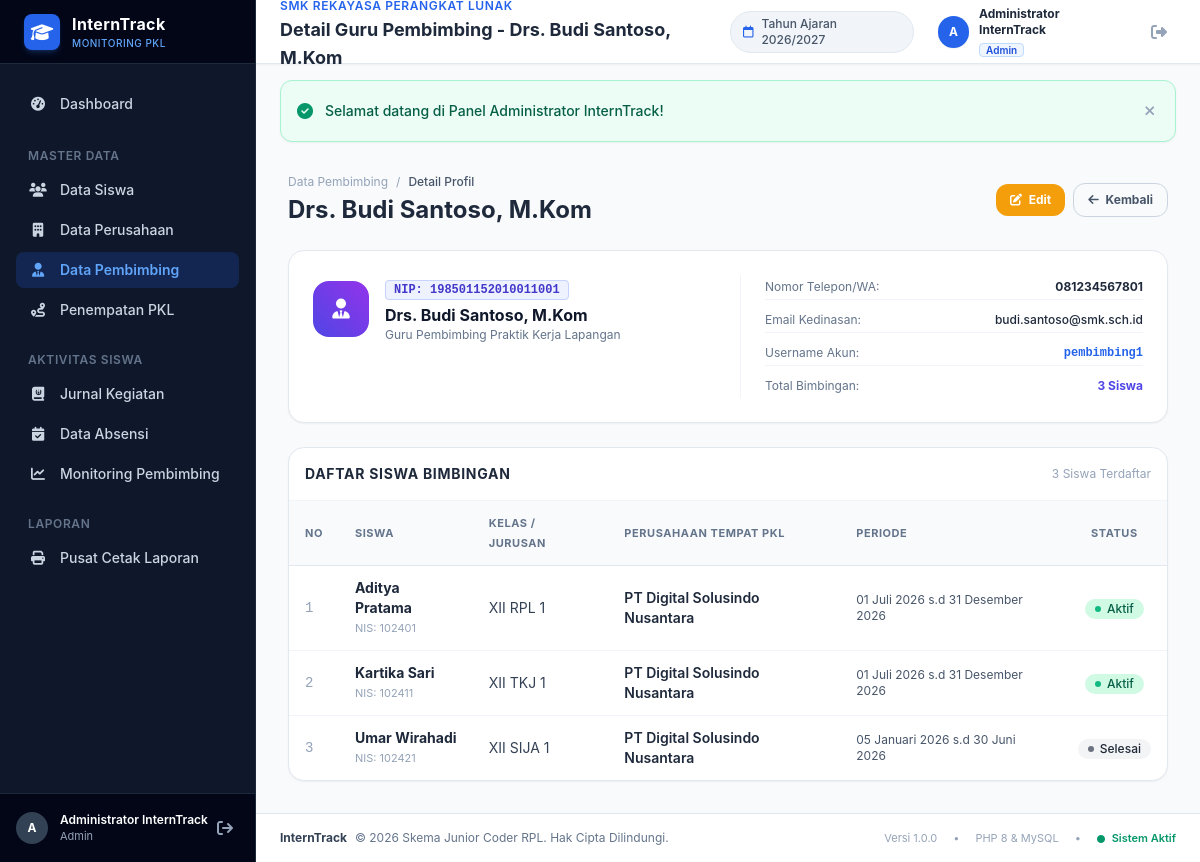
The app's page /admin/pembimbing/detail.php?id=1 (signed in) with its own data.
### tables this page shows
CREATE TABLE `pembimbing` (
  `id` int(11) NOT NULL AUTO_INCREMENT,
  `user_id` int(11) DEFAULT NULL,
  `nip` varchar(30) NOT NULL,
  `nama` varchar(100) NOT NULL,
  `no_hp` varchar(25) NOT NULL,
  `email` varchar(100) DEFAULT NULL,
  `created_at` timestamp NOT NULL DEFAULT current_timestamp(),
  PRIMARY KEY (`id`),
  UNIQUE KEY `nip` (`nip`),
  KEY `fk_pembimbing_user` (`user_id`),
  CONSTRAINT `fk_pembimbing_user` FOREIGN KEY (`user_id`) REFERENCES `users` (`id`) ON DELETE SET NULL
);

CREATE TABLE `users` (
  `id` int(11) NOT NULL AUTO_INCREMENT,
  `username` varchar(50) NOT NULL,
  `password` varchar(255) NOT NULL,
  `nama_lengkap` varchar(100) NOT NULL,
  `role` enum('admin','pembimbing','siswa') NOT NULL,
  `created_at` timestamp NOT NULL DEFAULT current_timestamp(),
  PRIMARY KEY (`id`),
  UNIQUE KEY `username` (`username`)
);

CREATE TABLE `penempatan` (
  `id` int(11) NOT NULL AUTO_INCREMENT,
  `siswa_id` int(11) NOT NULL,
  `perusahaan_id` int(11) NOT NULL,
  `pembimbing_id` int(11) NOT NULL,
  `tanggal_mulai` date NOT NULL,
  `tanggal_selesai` date NOT NULL,
  `status` enum('Belum Mulai','Aktif','Selesai') NOT NULL DEFAULT 'Aktif',
  `created_at` timestamp NOT NULL DEFAULT current_timestamp(),
  PRIMARY KEY (`id`),
  KEY `fk_penempatan_siswa` (`siswa_id`),
  KEY `fk_penempatan_perusahaan` (`perusahaan_id`),
  KEY `fk_penempatan_pembimbing` (`pembimbing_id`),
  CONSTRAINT `fk_penempatan_pembimbing` FOREIGN KEY (`pembimbing_id`) REFERENCES `pembimbing` (`id`) ON DELETE CASCADE,
  CONSTRAINT `fk_penempatan_perusahaan` FOREIGN KEY (`perusahaan_id`) REFERENCES `perusahaan` (`id`) ON DELETE CASCADE,
  CONSTRAINT `fk_penempatan_siswa` FOREIGN KEY (`siswa_id`) REFERENCES `siswa` (`id`) ON DELETE CASCADE
);

CREATE TABLE `siswa` (
  `id` int(11) NOT NULL AUTO_INCREMENT,
  `user_id` int(11) DEFAULT NULL,
  `nis` varchar(20) NOT NULL,
  `nama` varchar(100) NOT NULL,
  `kelas` varchar(30) NOT NULL,
  `jurusan` varchar(60) NOT NULL,
  `no_hp` varchar(25) NOT NULL,
  `alamat` text DEFAULT NULL,
  `created_at` timestamp NOT NULL DEFAULT current_timestamp(),
  PRIMARY KEY (`id`),
  UNIQUE KEY `nis` (`nis`),
  KEY `fk_siswa_user` (`user_id`),
  CONSTRAINT `fk_siswa_user` FOREIGN KEY (`user_id`) REFERENCES `users` (`id`) ON DELETE SET NULL
);

CREATE TABLE `perusahaan` (
  `id` int(11) NOT NULL AUTO_INCREMENT,
  `nama_perusahaan` varchar(120) NOT NULL,
  `bidang_usaha` varchar(100) NOT NULL,
  `alamat` text NOT NULL,
  `kontak` varchar(50) NOT NULL,
  `email` varchar(100) DEFAULT NULL,
  `penanggung_jawab` varchar(100) DEFAULT NULL,
  `created_at` timestamp NOT NULL DEFAULT current_timestamp(),
  PRIMARY KEY (`id`)
);

### admin/pembimbing/detail.php (the view, shortened to what the rows shown need)
<?php
require_once __DIR__ . '/../../config/database.php';
require_once __DIR__ . '/../../config/helper.php';
$id = (int)($_GET['id'] ?? 0);
$stmt = $pdo->prepare("SELECT pem.*, u.username FROM pembimbing pem LEFT JOIN users u ON u.id = pem.user_id WHERE pem.id = ?");
$stmt->execute([$id]);
$pembimbing = $stmt->fetch();
$page_title = 'Detail Guru Pembimbing - ' . $pembimbing['nama'];
$stmtSiswa = $pdo->prepare("
    SELECT pen.*, s.nama as nama_siswa, s.nis, s.kelas, s.jurusan, p.nama_perusahaan
    FROM penempatan pen
    JOIN siswa s ON s.id = pen.siswa_id
    JOIN perusahaan p ON p.id = pen.perusahaan_id
    WHERE pen.pembimbing_id = ?
    ORDER BY pen.status ASC, s.nama ASC
");
$stmtSiswa->execute([$id]);
$bimbingan_list = $stmtSiswa->fetchAll();
require_once __DIR__ . '/../../includes/header.php';
?>
<div class="flex h-screen overflow-hidden">
    <?php require_once __DIR__ . '/../../includes/sidebar.php'; ?>
    <div class="flex-1 flex flex-col overflow-y-auto">
        <?php require_once __DIR__ . '/../../includes/navbar.php'; ?>
        <main class="p-4 sm:p-6 lg:p-8 space-y-6">
            <div class="flex items-center justify-between">
                <div>
                    <div class="flex items-center gap-2 text-xs text-slate-400 mb-1">
                        <a href="<?= base_url('admin/pembimbing/index.php') ?>" class="hover:text-blue-600">Data Pembimbing</a>
                        <span>/</span>
                        <span class="text-slate-600 font-medium">Detail Profil</span>
                    </div>
                    <h2 class="text-xl sm:text-2xl font-bold text-slate-800"><?= htmlspecialchars($pembimbing['nama']) ?></h2>
                </div>
            </div>
            <div class="bg-white rounded-2xl border border-slate-200 shadow-sm p-6 grid grid-cols-1 md:grid-cols-2 gap-6">
                <div class="space-y-3">
                    <div class="flex items-center gap-4">
                        <div>
                            <span class="text-xs font-mono font-bold text-indigo-700 bg-indigo-50 px-2 py-0.5 rounded border border-indigo-200">NIP: <?= htmlspecialchars($pembimbing['nip']) ?></span>
                            <h3 class="text-base font-bold text-slate-900 mt-1"><?= htmlspecialchars($pembimbing['nama']) ?></h3>
                            <p class="text-xs text-slate-500">Guru Pembimbing Praktik Kerja Lapangan</p>
                        </div>
                    </div>
                </div>
                <div class="space-y-2 text-xs border-t md:border-t-0 md:border-l border-slate-100 md:pl-6 pt-3 md:pt-0">
                    <div class="flex justify-between py-1 border-b border-slate-100">
                        <span class="text-slate-500">Nomor Telepon/WA:</span>
                        <span class="font-bold text-slate-800"><?= htmlspecialchars($pembimbing['no_hp']) ?></span>
                    </div>
                    <div class="flex justify-between py-1 border-b border-slate-100">
                        <span class="text-slate-500">Email Kedinasan:</span>
                        <span class="font-medium text-slate-800"><?= htmlspecialchars($pembimbing['email'] ?? '-') ?></span>
                    </div>
                    <div class="flex justify-between py-1 border-b border-slate-100">
                        <span class="text-slate-500">Username Akun:</span>
                        <span class="font-mono font-bold text-blue-600"><?= htmlspecialchars($pembimbing['username'] ?? '-') ?></span>
                    </div>
                </div>
            </div>
            <div class="bg-white rounded-2xl border border-slate-200 shadow-sm overflow-hidden">
                <div class="overflow-x-auto">
                    <table class="w-full text-left text-xs sm:text-sm">
                        <thead class="bg-slate-50 text-slate-500 uppercase text-[11px] tracking-wider border-b border-slate-200">
                            <tr>
                                <th class="py-3 px-4">No</th>
                                <th class="py-3 px-4">Siswa</th>
                                <th class="py-3 px-4">Kelas / Jurusan</th>
                                <th class="py-3 px-4">Perusahaan Tempat PKL</th>
                                <th class="py-3 px-4">Periode</th>
                                <th class="py-3 px-4 text-center">Status</th>
                            </tr>
                        </thead>
                        <tbody class="divide-y divide-slate-100">
                            <?php if (empty($bimbingan_list)): ?>
                                <tr>
                                    <td colspan="6" class="py-6 text-center text-slate-400 text-xs">Belum ada siswa yang ditugaskan kepada pembimbing ini.</td>
                                </tr>
                            <?php else: ?>
                                <?php foreach ($bimbingan_list as $idx => $s): ?>
                                    <tr class="hover:bg-slate-50">
                                        <td class="py-3 px-4 text-slate-400 font-mono"><?= $idx + 1 ?></td>
                                        <td class="py-3 px-4 font-bold text-slate-800">
                                            <a href="<?= base_url('admin/siswa/detail.php?id=' . $s['siswa_id']) ?>" class="hover:text-blue-600">
                                                <?= htmlspecialchars($s['nama_siswa']) ?>
                                            </a>
                                            <p class="text-[11px] text-slate-400 font-normal">NIS: <?= htmlspecialchars($s['nis']) ?></p>
                                        </td>
                                        <td class="py-3 px-4 text-slate-700">
                                            <?= htmlspecialchars($s['kelas']) ?>
                                        </td>
                                        <td class="py-3 px-4 font-semibold text-slate-800">
                                            <?= htmlspecialchars($s['nama_perusahaan']) ?>
                                        </td>
                                        <td class="py-3 px-4 text-xs text-slate-600">
                                            <?= format_tanggal_id($s['tanggal_mulai']) ?> s.d <?= format_tanggal_id($s['tanggal_selesai']) ?>
                                        </td>
                                        <td class="py-3 px-4 text-center">
                                            <?= badgeStatusPenempatan($s['status']) ?>
                                        </td>
                                    </tr>
                                <?php endforeach; ?>
                            <?php endif; ?>
                        </tbody>
                    </table>
                </div>
            </div>
        </main>
        <?php require_once __DIR__ . '/../../includes/footer.php'; ?>

### includes/navbar.php (shortened to what the rows shown need)
<header class="h-16 bg-white border-b border-slate-200 sticky top-0 z-30 flex items-center justify-between px-4 sm:px-6 shrink-0 shadow-sm">
    <div class="flex items-center gap-3">
        <div>
            <span class="text-xs font-semibold text-blue-600 uppercase tracking-wider">SMK Rekayasa Perangkat Lunak</span>
            <h2 class="text-base sm:text-lg font-bold text-slate-800 leading-tight">
                <?= isset($page_title) ? htmlspecialchars($page_title) : 'Sistem Monitoring PKL' ?>
            </h2>
        </div>
    </div>
</header>

### config/helper.php (shortened to what the rows shown need)
<?php
function base_url($path = '') {
    $protocol = (!empty($_SERVER['HTTPS']) && $_SERVER['HTTPS'] !== 'off' || (isset($_SERVER['SERVER_PORT']) && $_SERVER['SERVER_PORT'] == 443)) ? "https://" : "http://";
    $host = isset($_SERVER['HTTP_HOST']) ? $_SERVER['HTTP_HOST'] : 'localhost';
    $script_dir = dirname($_SERVER['SCRIPT_NAME']);
    $script_dir = str_replace('\\', '/', $script_dir);
    $pos = stripos($script_dir, '/interntrack');
    if ($pos !== false) {
        $base = substr($script_dir, 0, $pos + 12);
    } else {
        $base = '';
    }
    $clean_path = ltrim($path, '/');
    return rtrim($protocol . $host . $base, '/') . ($clean_path ? '/' . $clean_path : '');
}
function badgeStatusPenempatan($status) {
    switch ($status) {
        case 'Aktif':
            return '<span class="inline-flex items-center px-2.5 py-0.5 rounded-full text-xs font-medium bg-emerald-100 text-emerald-800"><span class="w-1.5 h-1.5 mr-1.5 bg-emerald-500 rounded-full"></span> Aktif</span>';
        case 'Selesai':
            return '<span class="inline-flex items-center px-2.5 py-0.5 rounded-full text-xs font-medium bg-gray-100 text-gray-800"><span class="w-1.5 h-1.5 mr-1.5 bg-gray-500 rounded-full"></span> Selesai</span>';
    }
}
function format_tanggal_id($date) {
    $bulan = [
        1 => 'Januari', 'Februari', 'Maret', 'April', 'Mei', 'Juni',
        'Juli', 'Agustus', 'September', 'Oktober', 'November', 'Desember'
    ];
    $timestamp = strtotime($date);
    $d = date('d', $timestamp);
    $m = (int)date('m', $timestamp);
    $y = date('Y', $timestamp);
    return "$d " . ($bulan[$m] ?? '') . " $y";
}

### records on screen
pembimbing: nama "Detail Guru Pembimbing - Drs. Budi Santoso, M.Kom", nama "Drs. Budi Santoso, M.Kom", nip "198501152010011001", no_hp "081234567801", email "budi.santoso@smk.sch.id", user.username "pembimbing1"
penempatan: siswa.nama "Aditya Pratama", siswa.nis "102401", siswa.kelas "XII RPL 1", perusahaan.nama_perusahaan "PT Digital Solusindo Nusantara", tanggal_mulai "01 Juli 2026", tanggal_selesai "31 Desember 2026", status "Aktif" (drawn)
penempatan: siswa.nama "Kartika Sari", siswa.nis "102411", siswa.kelas "XII TKJ 1", perusahaan.nama_perusahaan "PT Digital Solusindo Nusantara", tanggal_mulai "01 Juli 2026", tanggal_selesai "31 Desember 2026", status "Aktif" (drawn)
penempatan: siswa.nama "Umar Wirahadi", siswa.nis "102421", siswa.kelas "XII SIJA 1", perusahaan.nama_perusahaan "PT Digital Solusindo Nusantara", tanggal_mulai "05 Januari 2026", tanggal_selesai "30 Juni 2026", status "Selesai" (drawn)

### other values on screen
substr($current_user['nama_lengkap'] ?? 'U', 0, 1) "A"
$current_user['nama_lengkap'] "Administrator InternTrack"
$current_user['role'] "Admin"
$flash['message'] "Selamat datang di Panel Administrator InternTrack!"
count($bimbingan_list) "3"
